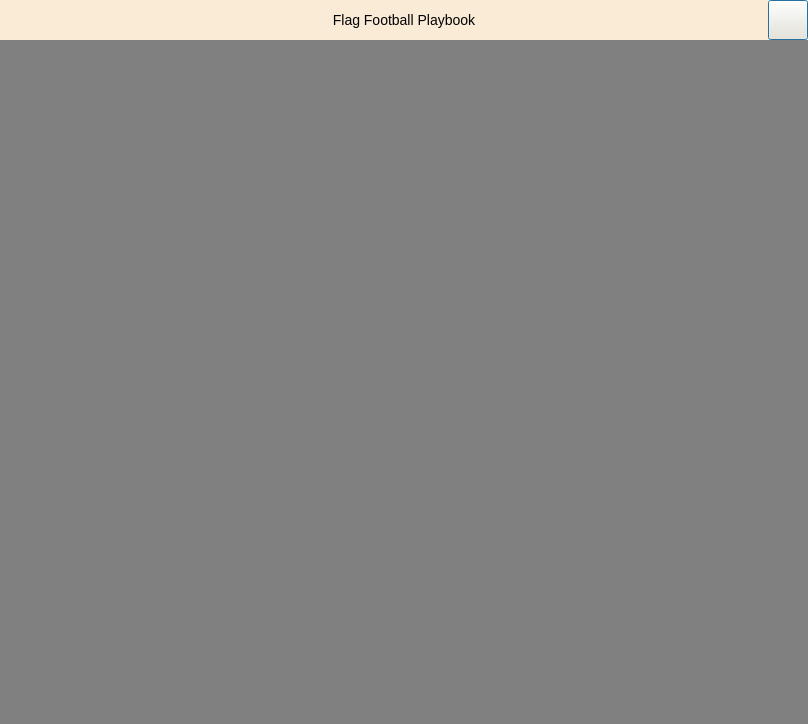
<?xml version="1.0" encoding="UTF-8"?>
<ui version="4.0">
 <class>playbook</class>
 <widget class="QDialog" name="playbook">
  <property name="geometry">
   <rect>
    <x>0</x>
    <y>0</y>
    <width>808</width>
    <height>724</height>
   </rect>
  </property>
  <property name="windowTitle">
   <string>playbook</string>
  </property>
  <property name="styleSheet">
   <string notr="true">*
{
  font-size: 14px;
  font-family: &quot;Microsoft Yahei&quot;,&quot;Helvetica Neue&quot;,&quot;Helvetica&quot;,&quot;Tahoma&quot;,&quot;Arial&quot;,&quot;sans-serif&quot;;
}

QLabel, QPushButton
{
    background-color: antiquewhite;
}

QPushButton:hover
{
  background-color: rgb(250, 229, 201);
}

tIcon 
{
    background:url(&quot;:/resources/logo.ico&quot;) no-repeat center;
}</string>
  </property>
  <layout class="QVBoxLayout" name="verticalLayout">
   <property name="spacing">
    <number>0</number>
   </property>
   <property name="leftMargin">
    <number>0</number>
   </property>
   <property name="topMargin">
    <number>0</number>
   </property>
   <property name="rightMargin">
    <number>0</number>
   </property>
   <property name="bottomMargin">
    <number>0</number>
   </property>
   <item>
    <widget class="QWidget" name="tytle" native="true">
     <property name="maximumSize">
      <size>
       <width>16777215</width>
       <height>40</height>
      </size>
     </property>
     <layout class="QHBoxLayout" name="horizontalLayout">
      <property name="spacing">
       <number>0</number>
      </property>
      <property name="leftMargin">
       <number>0</number>
      </property>
      <property name="topMargin">
       <number>0</number>
      </property>
      <property name="rightMargin">
       <number>0</number>
      </property>
      <property name="bottomMargin">
       <number>0</number>
      </property>
      <item>
       <widget class="QLabel" name="tIcon">
        <property name="maximumSize">
         <size>
          <width>40</width>
          <height>16777215</height>
         </size>
        </property>
        <property name="styleSheet">
         <string notr="true">background:url(:/resources/logo.ico) no-repeat center;
background-color: antiquewhite;</string>
        </property>
        <property name="text">
         <string/>
        </property>
       </widget>
      </item>
      <item>
       <widget class="QLabel" name="tText">
        <property name="text">
         <string>Flag Football Playbook</string>
        </property>
        <property name="alignment">
         <set>Qt::AlignCenter</set>
        </property>
       </widget>
      </item>
      <item>
       <widget class="QPushButton" name="closeBt">
        <property name="sizePolicy">
         <sizepolicy hsizetype="Preferred" vsizetype="Preferred">
          <horstretch>0</horstretch>
          <verstretch>0</verstretch>
         </sizepolicy>
        </property>
        <property name="maximumSize">
         <size>
          <width>40</width>
          <height>16777215</height>
         </size>
        </property>
        <property name="styleSheet">
         <string notr="true">background:url(:/resources/close-button.ico) no-repeat center;
background-color: antiquewhite;</string>
        </property>
        <property name="text">
         <string/>
        </property>
       </widget>
      </item>
     </layout>
    </widget>
   </item>
   <item>
    <widget class="QWidget" name="body" native="true">
     <property name="styleSheet">
      <string notr="true">background-color: gray
</string>
     </property>
    </widget>
   </item>
  </layout>
 </widget>
 <resources/>
 <connections/>
</ui>
